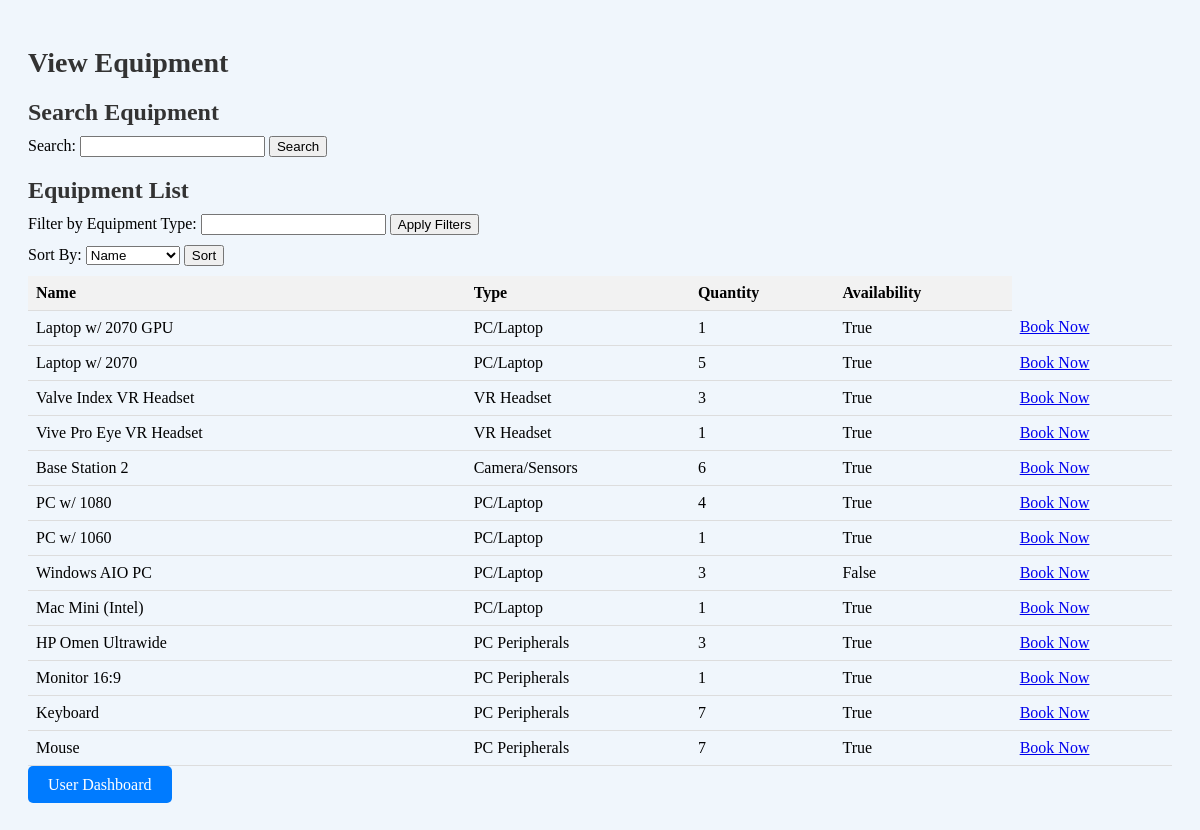
The page /equipment/ (signed in) on the database as committed earlier.
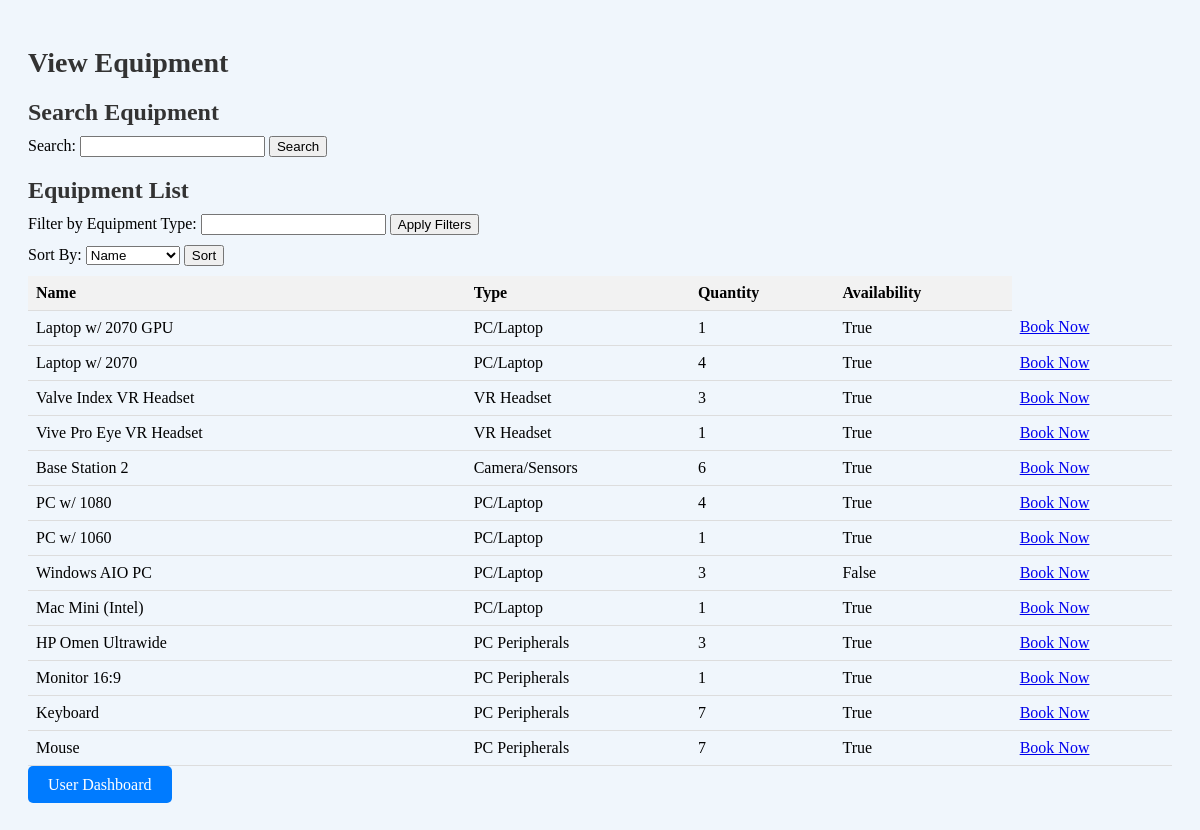
The same page on the database as committed later.
### main_name/models.py (models this page shows, shortened)
class Equipment(models.Model):
    name = models.CharField(max_length=100)
    type = models.CharField(max_length=100)
    quantity = models.IntegerField(default=0)
    location = models.CharField(max_length=100)
    status = models.CharField(max_length=100)
    availability = models.BooleanField(default=True)
    asset_tag = models.CharField(max_length=100)
    on_site_only = models.BooleanField(default=False)

### main_name/views.py (the view)
# urls.py: path('equipment/', views.view_equipment, name='view_equipment'),
@login_required
def view_equipment(request):
    equipments = Equipment.objects.all()
    return_date_filter = request.GET.get('return_date')
    if return_date_filter:
        equipments = equipments.filter(return_date=return_date_filter)
    equipment_type_filter = request.GET.get('equipment_type')
    if equipment_type_filter:
        equipments = equipments.filter(type=equipment_type_filter)
    sort_by = request.GET.get('sort_by')
    if sort_by:
        equipments = equipments.order_by(sort_by)
    return render(request, 'view_equipment.html', {'equipments': equipments})

### main_name/templates/view_equipment.html (shortened to what this page needs)
{% extends 'inventory/base.html' %}
{% block content %}
  <h1>View Equipment</h1>
  <h2>Search Equipment</h2>
  <form method="get" action="{% url 'search_equipment' %}">
    <label for="search_query">Search:</label>
    <input type="text" id="search_query" name="q">
    <button type="submit">Search</button>
  </form>
  <h2>Equipment List</h2>
  <form method="get" action="{% url 'view_equipment' %}">
    <label for="equipment_type">Filter by Equipment Type:</label>
    <input type="text" id="equipment_type" name="equipment_type">
    <button type="submit">Apply Filters</button>
  </form>
  <form method="get" action="{% url 'view_equipment' %}">
    <label for="sort_by">Sort By:</label>
    <select name="sort_by" id="sort_by">
      <option value="name">Name</option>
    </select>
    <button type="submit">Sort</button>
  </form>
  <div class="scrollable-table">
    <table>
      <tr>
        <th>Name</th>
        <th>Type</th>
        <th>Quantity</th>
        <th>Availability</th>
      </tr>
      {% for equipment in equipments %}
      <tr>
        <td>{{ equipment.name }}</td>
        <td>{{ equipment.type }}</td>
        <td>{{ equipment.quantity }}</td>
        <td>{{ equipment.availability }}</td>
        <td><a href="{% url 'make_booking' equipment.id %}">Book Now</a></td>
      </tr>
      {% endfor %}
    </table>
  </div>
  <a href="{% url 'user_dashboard'  %}" class="btn btn-primary">User Dashboard</a>
{% endblock %}

Rows that differ between the two databases and show on the page:
changed Equipment "Laptop w/ 2070": quantity "5" → "4"
